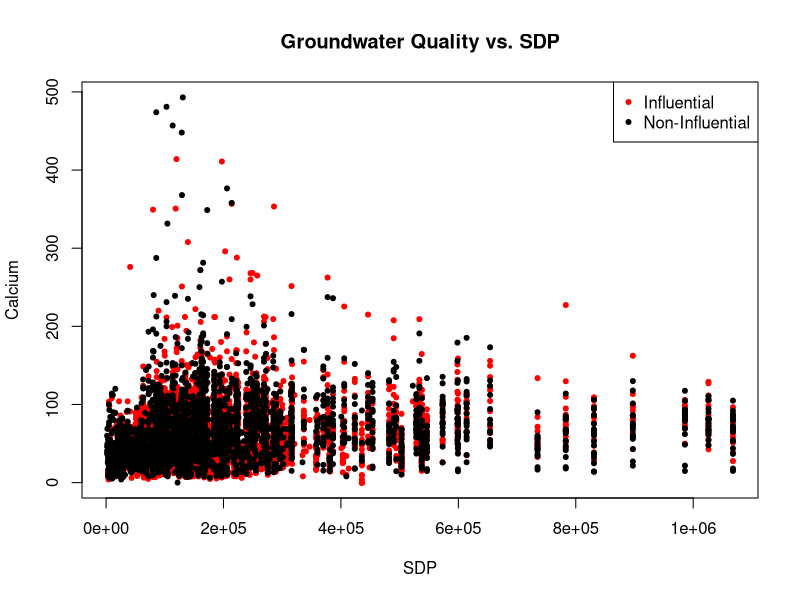

Generate this figure with R:
# Load required library
library(readr)
library(tidyr)
library(dplyr)
library(car)

# Read the data
data <- read.csv("Excels/merged_table.csv")

# Drop rows with missing values
data <- na.omit(data)

# Define independent variables
x <- data$SDP
x2 <- x^2
x3 <- x^3
x4 <- data$Gini

# Create polynomial features
X_poly <- cbind(x, x2, x3, x4)  # Including x4 (Gini) in the polynomial features

# Define dependent variable
y <- data$calcium

# Convert matrix to data frame
X_poly_df <- as.data.frame(X_poly)

# Fit the model
model <- lm(y ~ ., data = X_poly_df)

# Calculate residuals
residuals <- residuals(model)

# Calculate hat values (leverage)
hat_values <- hatvalues(model)

# Calculate variance of residuals
sigma_hat <- sqrt(sum(residuals^2) / (length(residuals) - length(coef(model))))

# Calculate DFFITS
dffits <- dffits(model)
dffits_std <- dffits * sigma_hat / sqrt(hat_values)
cutoff_dffits <- 2 * sqrt((length(coef(model)) + 1) / nrow(X_poly_df))

# Find influential observations based on DFFITS
influential_dffits <- abs(dffits_std) > cutoff_dffits
influential_observations_dffits <- rownames(X_poly_df)[influential_dffits]


cat("Influential observations based on DFFITS (cutoff =", cutoff_dffits, "):\n")
print(influential_observations_dffits)

# Write influential observations to a CSV file
write.csv(data[influential_observations_dffits, ], "influential_observations_dffits.csv", row.names = FALSE, na = "")

influential_data <- data[influential_observations_dffits, ]
summ_data <- summary(influential_data)

print(summ_data)
# Plot the data with influential observations highlightedA
plot(data$SDP, data$calcium, main = "Groundwater Quality vs. SDP",
     xlab = "SDP", ylab = "Calcium", pch = 20, col = ifelse(rownames(data) %in% influential_observations_dffits, "red", "black"))
legend("topright", legend = c("Influential", "Non-Influential"), col = c("red", "black"), pch = 20)